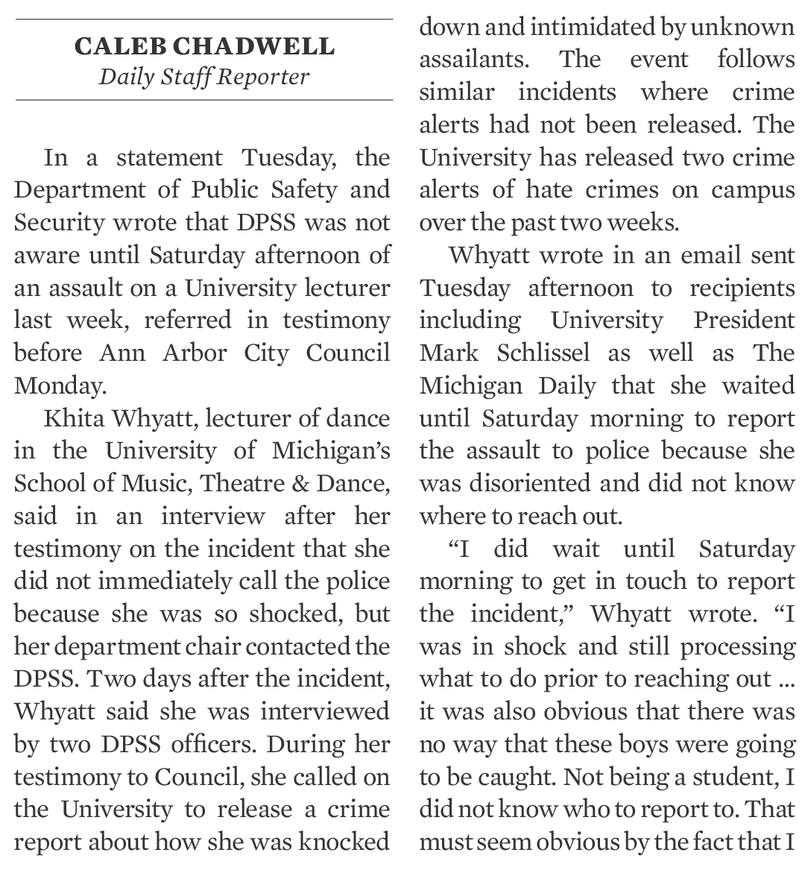
#> input picture Files/home/jovyan/work/readonly/two_col.png, 808 x 873 px, shrunk from 1084 x 1171 before the run; the run also reads 1 picture not shown here
$ jupyter execute --allow-errors module_3.ipynb
#> lines starting #> are read from the running program, lines starting #| are printed output that depends on the picture
## Release the Kraken!

[cell 1]
# The next library we're going to look at is called Kraken, which was developed by Université
# PSL in Paris. It's actually based on a slightly older code base, OCRopus. You can see how the
# flexible open-source licenses allow new ideas to grow by building upon older ideas. And, in
# this case, I fully support the idea that the Kraken - a mythical massive sea creature - is the
# natural progression of an octopus!
#
# What we are going to use Kraken for is to detect lines of text as bounding boxes in a given
# image. The biggest limitation of tesseract is the lack of a layout engine inside of it. Tesseract
# expects to be using fairly clean text, and gets confused if we don't crop out other artifacts.
# It's not bad, but Kraken can help us out be segmenting pages. Lets take a look.
#
# Please note that Kraken is only supported on Linux and Mac OS X, it is not supported on Windows.
# Documentation and Installation Notes can be found at: https://pypi.org/project/kraken/

[cell 2]
# First, we'll take a look at the kraken module itself
import kraken
help(kraken)

[cell 3]
# There isn't much of a discussion here, but there are a number of sub-modules that look
# interesting. I spend a bit of time on their website, and I think the pageseg module, which
# handles all of the page segmentation, is the one we want to use. Lets look at it
from kraken import pageseg
help(pageseg)

[cell 4]
# So it looks like there are a few different functions we can call, and the segment
# function looks particularly appropriate. I love how expressive this library is on the
# documentation front -- I can see immediately that we are working with PIL.Image files,
# and the author has even indicated that we need to pass in either a binarized (e.g. '1')
# or grayscale (e.g. 'L') image. We can also see that the return value is a dictionary
# object with two keys, "text_direction" which will return to us a string of the
# direction of the text, and "boxes" which appears to be a list of tuples, where each
# tuple is a box in the original image.
#
# Lets try this on the image of text. I have a simple bit of text in a file called
# two_col.png which is from a newspaper on campus here
from PIL import Image
im=Image.open("readonly/two_col.png")
#> im is the input picture: PIL image 808x873 RGB; mean R, G, B 231.8, 232.2, 232.3
# Lets display the image inline
display(im)
# Lets now convert it to black and white and segment it up into lines with kraken
#> (the rest of this cell did not finish here and is left out)

[cell 5]
# Ok, pretty simple two column text and then a list of lists which are the bounding boxes of
# lines of that text. Lets write a little routine to try and see the effects a bit more
# clearly. I'm going to clean up my act a bit and write real documentation too, it's a good
# practice
def show_boxes(img):
    '''Modifies the passed image to show a series of bounding boxes on an image as run by kraken

    :param img: A PIL.Image object
    :return img: The modified PIL.Image object
    '''
    # Lets bring in our ImageDraw object
    from PIL import ImageDraw
    # And grab a drawing object to annotate that image
    drawing_object=ImageDraw.Draw(img)
    # We can create a set of boxes using pageseg.segment
    bounding_boxes=pageseg.segment(img.convert('1'))['boxes']
    # Now lets go through the list of bounding boxes
    for box in bounding_boxes:
        # An just draw a nice rectangle
        drawing_object.rectangle(box, fill = None, outline ='red')
    # And to make it easy, lets return the image object
    return img

# To test this, lets use display
display(show_boxes(Image.open("readonly/two_col.png")))
#> (the call stopped at in show_boxes, `bounding_boxes=pageseg.segment(img.convert('1'))['boxes']`: kraken is not available in this run)

[cell 6]
# Not bad at all! It's interesting to see that kraken isn't completely sure what to do with this
# two column format. In some cases, kraken has identified a line in just a single column, while
# in other cases kraken has spanned the line marker all the way across the page. Does this matter?
# Well, it really depends on our goal. In this case, I want to see if we can improve a bit on this.
#
# So we're going to go a bit off script here. While this week of lectures is about libraries, the
# goal of this last course is to give you confidence that you can apply your knowledge to actual
# programming tasks, even if the library you are using doesn't quite do what you want.
#
# I'd like to pause the video for the moment and collect your thoughts. Looking at the image above,
# with the two column example and red boxes, how do you think we might modify this image to improve
# kraken's ability to text lines?

[cell 7]
# Thanks for sharing your thoughts, I'm looking forward to seeing the breadth of ideas that everyone
# in the course comes up with. Here's my partial solution -- while looking through the kraken docs on
# the pageseg() function I saw that there are a few parameters we can supply in order to improve
# segmentation. One of these is the black_colseps parameter. If set to True, kraken will assume that
# columns will be separated by black lines. This isn't our case here, but, I think we have all of the
# tools to go through and actually change the source image to have a black separator between columns.
#
# The first step is that I want to update the show_boxes() function. I'm just going to do a quick
# copy and paste from the above but add in the black_colseps=True parameter
def show_boxes(img):
    '''Modifies the passed image to show a series of bounding boxes on an image as run by kraken

    :param img: A PIL.Image object
    :return img: The modified PIL.Image object
    '''
    # Lets bring in our ImageDraw object
    from PIL import ImageDraw
    # And grab a drawing object to annotate that image
    drawing_object=ImageDraw.Draw(img)
    # We can create a set of boxes using pageseg.segment
    bounding_boxes=pageseg.segment(img.convert('1'), black_colseps=True)['boxes']
    # Now lets go through the list of bounding boxes
    for box in bounding_boxes:
        # An just draw a nice rectangle
        drawing_object.rectangle(box, fill = None, outline ='red')
    # And to make it easy, lets return the image object
    return img

[cell 8]
# The next step is to think of the algorithm we want to apply to detect a white column separator.
# In experimenting a bit I decided that I only wanted to add the separator if the space of was
# at least 25 pixels wide, which is roughly the width of a character, and six lines high. The
# width is easy, lets just make a variable
char_width=25
# The height is harder, since it depends on the height of the text. I'm going to write a routine
# to calculate the average height of a line
def calculate_line_height(img):
    '''Calculates the average height of a line from a given image
    :param img: A PIL.Image object
    :return: The average line height in pixels
    '''
    # Lets get a list of bounding boxes for this image
    bounding_boxes=pageseg.segment(img.convert('1'))['boxes']
    # Each box is a tuple of (top, left, bottom, right) so the height is just top - bottom
    # So lets just calculate this over the set of all boxes
    height_accumulator=0
    for box in bounding_boxes:
        height_accumulator=height_accumulator+box[3]-box[1]
        # this is a bit tricky, remember that we start counting at the upper left corner in PIL!
    # now lets just return the average height
    # lets change it to the nearest full pixel by making it an integer
    return int(height_accumulator/len(bounding_boxes))

# And lets test this with the image with have been using
#> (the rest of this cell did not finish here and is left out)

#> (a cell that did not finish here is left out)

[cell 10]
# It seems we will want to have a function which, given a pixel in an image, can check to see
# if that pixel has whitespace to the right and below it. Essentially, we want to test to see
# if the pixel is the upper left corner of something that looks like the gap_box. If so, then
# we should insert a line to "break up" this box before sending to kraken
#
# Lets call this new function gap_check
def gap_check(img, location):
    '''Checks the img in a given (x,y) location to see if it fits the description
    of a gap_box
    :param img: A PIL.Image file
    :param location: A tuple (x,y) which is a pixel location in that image
    :return: True if that fits the definition of a gap_box, otherwise False
    '''
    # Recall that we can get a pixel using the img.getpixel() function. It returns this value
    # as a tuple of integers, one for each color channel. Our tools all work with binarized
    # images (black and white), so we should just get one value. If the value is 0 it's a black
    # pixel, if it's white then the value should be 255
    #
    # We're going to assume that the image is in the correct mode already, e.g. it has been
    # binarized. The algorithm to check our bounding box is fairly easy: we have a single location
    # which is our start and then we want to check all the pixels to the right of that location
    # up to gap_box[2]
    for x in range(location[0], location[0]+gap_box[2]):
        # the height is similar, so lets iterate a y variable to gap_box[3]
        for y in range(location[1], location[1]+gap_box[3]):
            # we want to check if the pixel is white, but only if we are still within the image
            if x < img.width and y < img.height:
                # if the pixel is white we don't do anything, if it's black, we just want to
                # finish and return False
                if img.getpixel((x,y)) != 255:
                    return False
    # If we have managed to walk all through the gap_box without finding any non-white pixels
    # then we can return true -- this is a gap!
    return True

[cell 11]
# Alright, we have a function to check for a gap, called gap_check. What should we do once
# we find a gap? For this, lets just draw a line in the middle of it. Lets create a new function
# [19 lines left out: function draw_sep, not called in this run]
    # and we don't have anything we need to return from this, because we modified the image

[cell 12]
# Now, lets try it all out. This is pretty easy, we can just iterate through each pixel
# in the image, check if there is a gap, then insert a line if there is.
def process_image(img):
    '''Takes in an image of text and adds black vertical bars to break up columns
    :param img: A PIL.Image file
    :return: A modified PIL.Image file
    '''
    # we'll start with a familiar iteration process
    for x in range(img.width):
        for y in range(img.height):
            # check if there is a gap at this point
            if (gap_check(img, (x,y))):
                # then update image to one which has a separator drawn on it
                draw_sep(img, (x,y))
    # and for good measure we'll return the image we modified
    return img

# Lets read in our test image and convert it through binarization
i=Image.open("readonly/two_col.png").convert("L")
#> (the rest of this cell did not finish here and is left out)

[cell 13]
# Not bad at all! The effect at the bottom of the image is a bit unexpected to me, but it makes
# sense. You can imagine that there are several ways we might try and control this. Lets see how
# this new image works when run through the kraken layout engine
display(show_boxes(i))
#> (the call stopped at in show_boxes, `bounding_boxes=pageseg.segment(img.convert('1'), black_colseps=True)['..`: kraken is not available in this run)

[cell 14]
# Looks like that is pretty accurate, and fixes the problem we faced. Feel free to experiment
# with different settings for the gap heights and width and share in the forums. You'll notice though
# method we created is really quite slow, which is a bit of a problem if we wanted to use
# this on larger text. But I wanted to show you how you can mix your own logic and work with
# libraries you're using. Just because Kraken didn't work perfectly, doesn't mean we can't
# build something more specific to our use case on top of it.
#
# I want to end this lecture with a pause and to ask you to reflect on the code we've written
# here. We started this course with some pretty simple use of libraries, but now we're
# digging in deeper and solving problems ourselves with the help of these libraries. Before we
# go on to our last library, how well prepared do you think you are to take your python
# skills out into the wild?

## Comparing Image Data Structures

[cell 15]
# OpenCV supports reading of images in most file formats, such as JPEG, PNG, and TIFF. Most image and
# video analysis requires converting images into grayscale first. This simplifies the image and reduces
# noise allowing for improved analysis. Let's write some code that reads an image of as person, Floyd
# Mayweather and converts it into greyscale.

# First we will import the open cv package cv2
import cv2 as cv
# We'll load the floyd.jpg image
img = cv.imread('readonly/floyd.jpg')
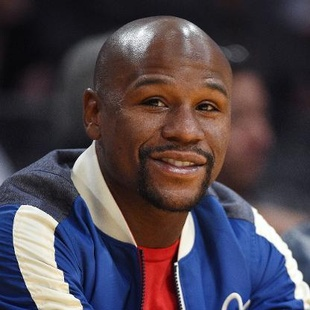
#> input picture Files/home/jovyan/work/readonly/floyd.jpg, 310 x 310 px, shrunk from 416 x 416 before the run
#> img is the input picture: shape (310, 310, 3); mean B, G, R 77.4, 68.5, 78.7
# And we'll convert it to grayscale using the cvtColor image
gray = cv.cvtColor(img, cv.COLOR_BGR2GRAY)
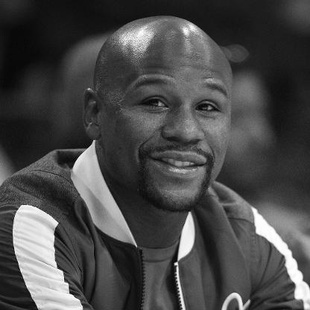
#> gray: shape (310, 310); min 2, max 255, mean 72.5
#> (the rest of the program and of its run is left out)
